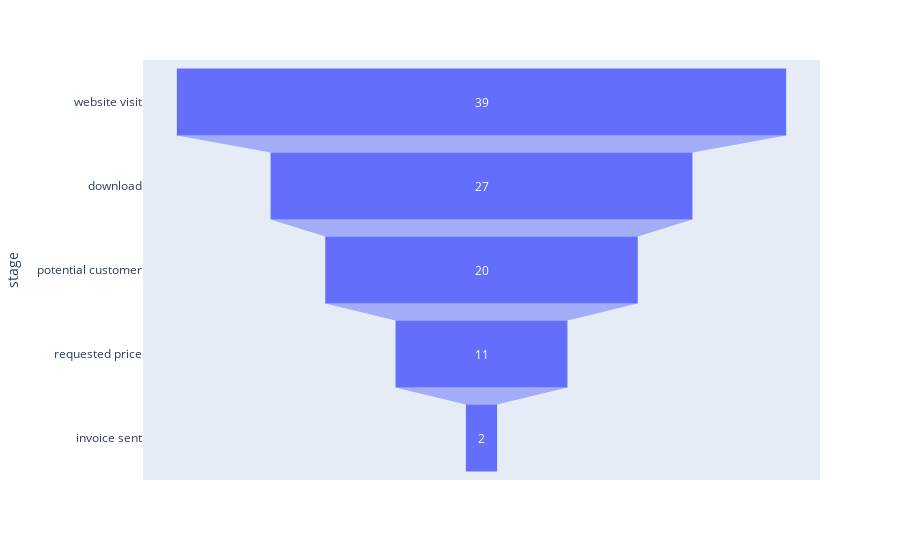

Here is the notebook cell this chart was saved with:
### Code cell
data = dict(
    number = [39,27,20,11,2],
    stage = ['website visit','download','potential customer','requested price','invoice sent']
)
fig = px.funnel(data,x='number',y='stage')
fig.show()

### Figure 1 — Plotly figure (JSON) as saved in the notebook; plotly's stock layout.template omitted (floating-point values rounded to 4 significant figures)
{"data": [{"hovertemplate": "number=%{x}<br>stage=%{y}<extra></extra>", "legendgroup": "", "marker": {"color": "#636efa"}, "name": "", "orientation": "h", "showlegend": false, "type": "funnel", "x": [39, 27, 20, 11, 2], "xaxis": "x", "y": ["website visit", "download", "potential customer", "requested price", "invoice sent"], "yaxis": "y"}], "layout": {"legend": {"tracegroupgap": 0}, "margin": {"t": 60}, "xaxis": {"anchor": "y", "domain": [0, 1], "title": {"text": "number"}}, "yaxis": {"anchor": "x", "domain": [0, 1], "title": {"text": "stage"}}}}
